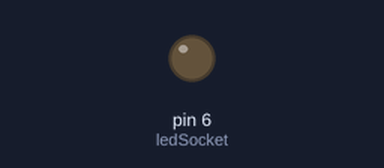
This sketch was run on a simulated Arduino Uno, built with avr-gcc and run on an emulated ATmega328P. On the bench: output pins drawn as LEDs (lit = HIGH).

Above: at 1.3 s.
At 3.5 s:
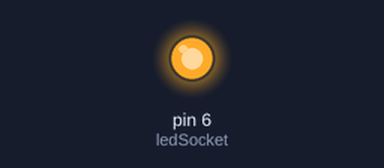
Timing chart, 0 to 8.8 s (numbered marks = the images above):
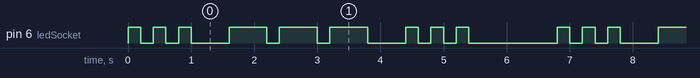

The sketch:

L_01_C_04.ino
```cpp
const int ledSocket = 6;
const int morseUnit = 200;

void setup() {
  pinMode(ledSocket, OUTPUT);
}

void loop() {
  for (int beep = 0; beep < 3; beep++) {
    digitalWrite(ledSocket, HIGH);
    delay(morseUnit);
    digitalWrite(ledSocket, LOW);
    delay(morseUnit);
  }
  delay(2*morseUnit);
  for (int beep = 0; beep < 3; beep++) {
    digitalWrite(ledSocket, HIGH);
    delay(3*morseUnit);
    digitalWrite(ledSocket, LOW);
    delay(morseUnit);
  }
  delay(2*morseUnit);
  for (int beep = 0; beep < 3; beep++) {
    digitalWrite(ledSocket, HIGH);
    delay(morseUnit);
    digitalWrite(ledSocket, LOW);
    delay(morseUnit);
  }
  delay(6*morseUnit);
}
```

Measured:
- by itself, pin 6 (ledSocket): repeats every 6.8 s: 2 × (LOW 0.20 s, HIGH 0.20 s), LOW 0.60 s, 2 × (HIGH 0.60 s, LOW 0.20 s), HIGH 0.60 s, LOW 0.60 s, 2 × (HIGH 0.20 s, LOW 0.20 s), HIGH 0.20 s, LOW 1.4 s, HIGH 0.20 s
- by itself, everything shown: repeats every 6.8 s, in 18 steps
